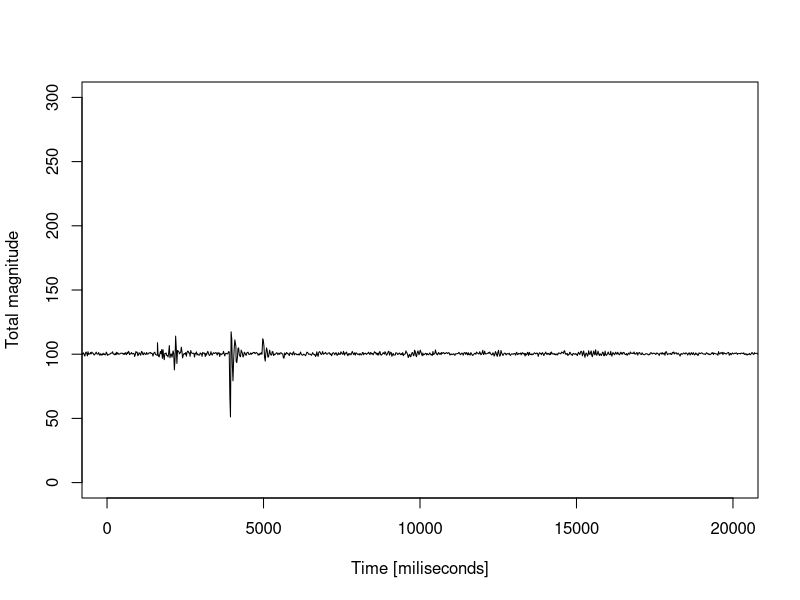
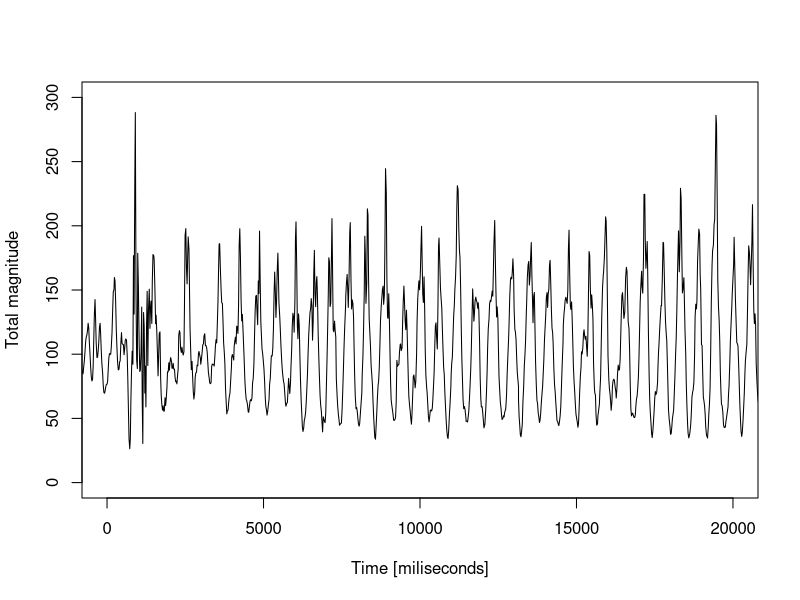
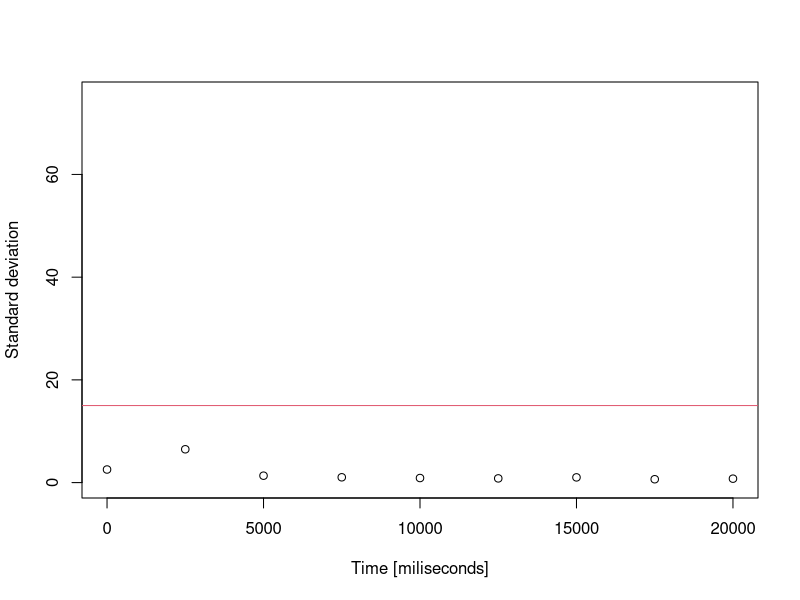
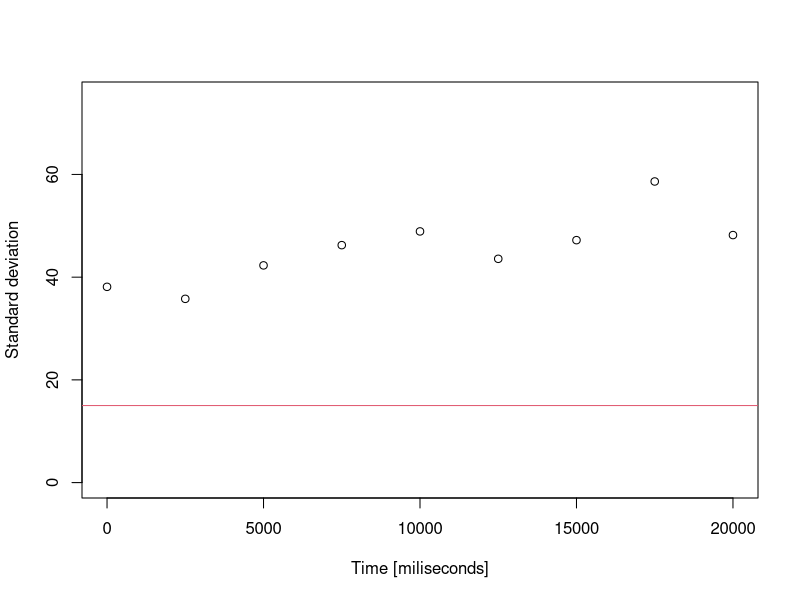

These charts were generated, in order, by the following R code:
setwd("/Users/mk74/src/locy/machine_learning/movement_detection/")
trainDataInPlace <- read.csv("inPlace.csv", header = TRUE, stringsAsFactors = FALSE, sep="\t")
trainDataMoving <- read.csv("moving.csv", header = TRUE, stringsAsFactors = FALSE, sep="\t")


#plotting graphs for the report:
#compare walking and not walking
#10 seconds since 20th second the program is running
trainDataMoving$Time <- trainDataMoving$Time - trainDataMoving$Time[1] 
trainDataInPlace$Time <- trainDataInPlace$Time - trainDataInPlace$Time[1]
window_size <- 2500
threshold <- 15
offset <- 10000 

#total magnitude
plot(trainDataInPlace$Time -offset, trainDataInPlace$Value, type='l',
     xlim=c(0, 20000), ylim = c (0, 300),
     xlab="Time [miliseconds]",ylab="Total magnitude")
plot(trainDataMoving$Time - offset, trainDataMoving$Value, type='l',
     xlim=c(0, 20000), ylim = c(0,300),
     xlab="Time [miliseconds]",ylab="Total magnitude")

#helper function to calculate standard deviation over data
calc_stddevs <-function(localdata){
  #cat("window_nr", "standard deviation", "amplitude", '\n')
  stddevs <- data.frame(Time = numeric(0), Value = numeric(0))
  for(i in 1:(max(localdata$Time)/window_size)) {
    tmpaccdata <- subset(localdata, Time>i*window_size & Time< (i+1)*window_size)
    if(nrow(tmpaccdata)>0){
      stddevs[i,] <- c(i*window_size, sd(tmpaccdata$Value))
    }
  }
  stddevs
}

#standard deviation of total magnitude over 2.5 seconds sampling windows
stddevsInPlace = calc_stddevs(trainDataInPlace)
plot(stddevsInPlace$Time - offset, stddevsInPlace$Value,
     xlim=c(0, 20000), ylim = c (0, 75),
     xlab="Time [miliseconds]",ylab="Standard deviation")
abline(h = threshold, col = 2)

stddevsMoving = calc_stddevs(trainDataMoving)
plot(stddevsMoving$Time - offset, stddevsMoving$Value,
     xlim=c(0, 20000), ylim = c (0, 75),
     xlab="Time [miliseconds]",ylab="Standard deviation")
abline(h = threshold, col = 2)
